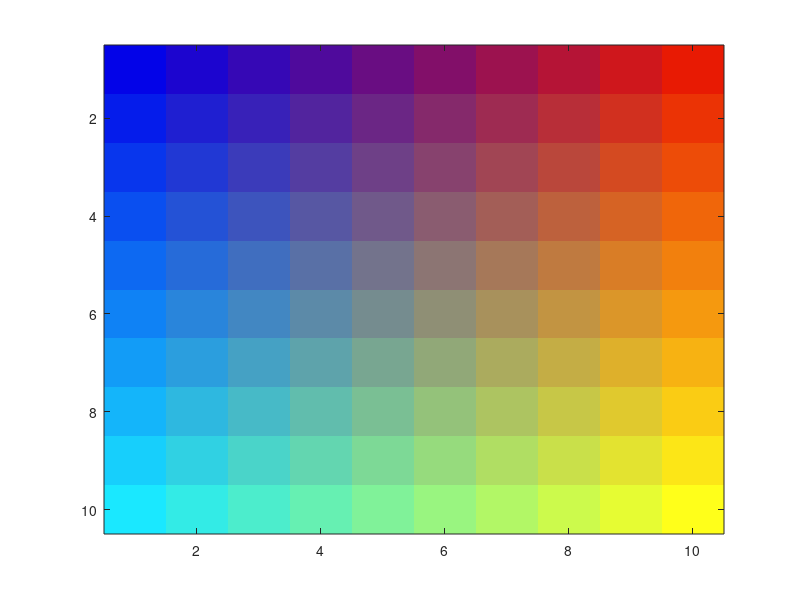

This chart was generated by the following MATLAB code: (Note: this script raises an error after producing the figure.)
%Test Prject

clear; close all; clc;

fprintf("Delay test, enter to continue \n");

pause;

patchsize = 128;

asize = 10;
a = rand(asize,asize,3);
a(:,:,1) = reshape([1:asize*asize]./(asize*asize), asize,asize);
a(:,:,2) = reshape([1:asize*asize]./(asize*asize), asize,asize)';
a(:,:,3) = fliplr(reshape([1:asize*asize]./(asize*asize), asize,asize));
imagesc(a);

pause;

[i, m, a, r] = testFunction("testimg.jpg", patchsize);

fprintf("Convolutions, press enter to continue\n");
pause;

mconv1 = [-1,-1,-1;
		  -1, 8,-1;
		  -1,-1,-1];

mconv2 = [1/9,1/9,1/9;
		  1/9,1/9,1/9;
		  1/9,1/9,1/9];

mconvegx = [-1/8,0,1/8;
			-1/4,0,1/4;
			-1/8,0,1/8];

mconvegy = mconvegx';

blurimg = convolution(reshape(r(:,1),patchsize,patchsize,3), patchsize, mconv2);
sobelx = convolution(blurimg, patchsize, mconvegx);
sobely = convolution(sobelx, patchsize, mconvegy);
image(mean(sobelx,3));